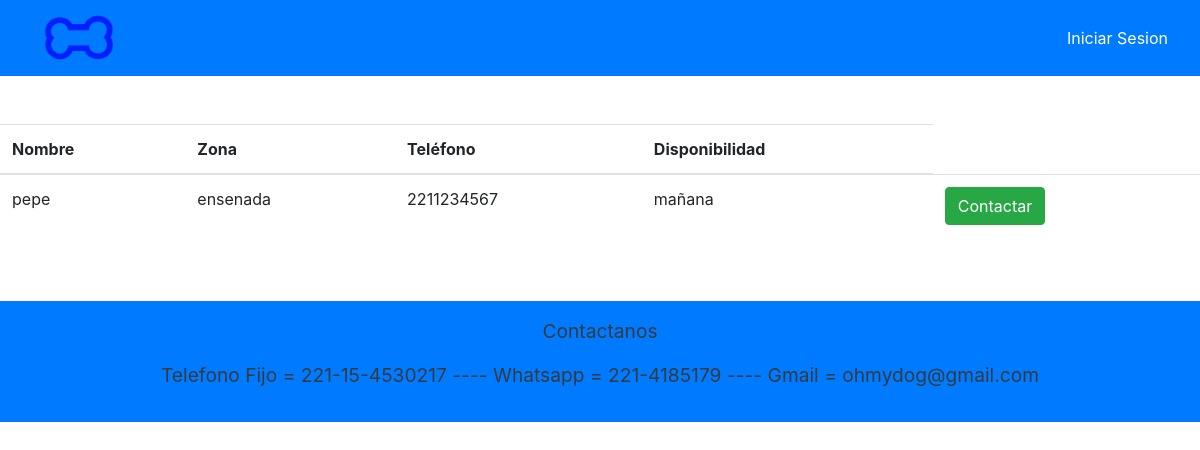
The page /cuidadores on the database as committed earlier.
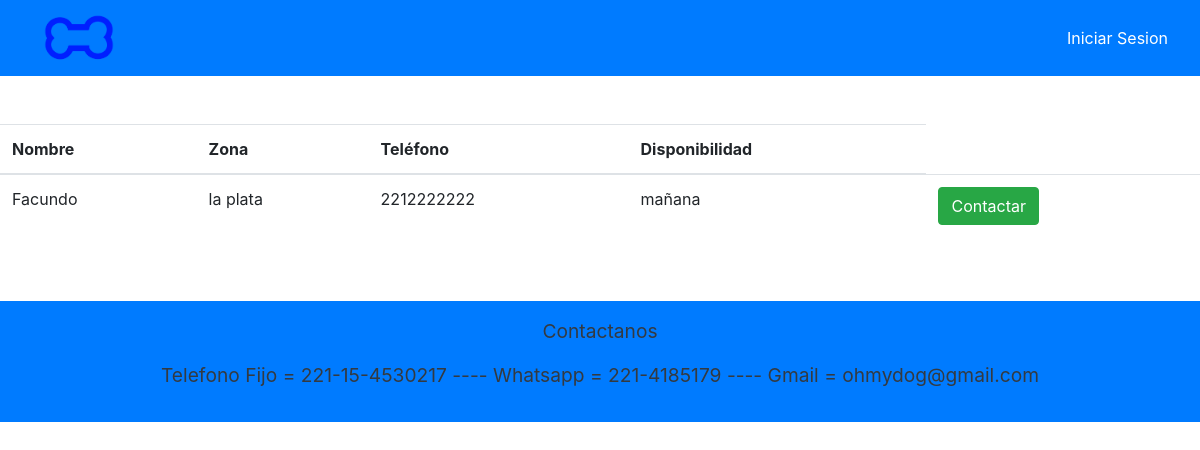
The same page on the database as committed later.
### APP/models.py (models this page shows, shortened)
class Cuidador(models.Model):
    nombre = models.CharField(max_length=50)
    telefono = models.IntegerField()
    zona = models.CharField(max_length=20)
    disponibilidad = models.CharField(max_length=30)

### APP/views.py (the view)
# urls.py: path('cuidadores',views.listarCuidadores,name='cuidadores'),
def listarCuidadores(request):
    cuid = Cuidador.objects.all()
    context = {'context': cuid,
               'usuario': usuario}
    return render(request, 'paginas/listaCuidadores.html', context)

### APP/templates/paginas/listaCuidadores.html (shortened to what this page needs)
{% extends 'paginas/base.html' %}
{% load static %}
{% block contenido %}
<div class="d-flex justify-content-center flex-column align-items-center">
    {% if context|length == 0 %}
        <p>No hay Cuidadores Publicados</p>
    {% else %}
    <table class="table">
        <thead>
          <tr>
            <th>Nombre</th>
            <th>Zona</th>
            <th>Teléfono</th>
            <th>Disponibilidad</th>
          </tr>
        </thead>
        <tbody>
          {% for c in context %}
          <tr>
            <td>{{ c.nombre }}</td>
            <td>{{ c.zona }}</td>
            <td>{{ c.telefono }}</td>
            <td>{{ c.disponibilidad }}</td>
            <td>
                {% if usuario.esCliente %}
                    <a href="./contactarC/{{c.nombre}}/{{c.telefono}}" class="btn btn-success">Contactar</a>
                {% else %}
                    {% if usuario.esVeterinario %}
                        <a href="./borrarC/{{c.telefono}}" class="btn btn-danger">Borrar</a>
                    {% else %}
                        <a href="./contactarCVisit/{{c.nombre}}/{{c.telefono}}" class="btn btn-success">Contactar</a>
                    {% endif %}
                {% endif %}
            </td>
          </tr>
          {% endfor %}
        </tbody>
    </table>
    {% endif %}
</div>
{% endblock %}

Rows that differ between the two databases and show on the page:
removed Cuidador: nombre "pepe", zona "ensenada", telefono "2211234567", disponibilidad "mañana"
added Cuidador: nombre "Facundo", zona "la plata", telefono "2212222222", disponibilidad "mañana"
